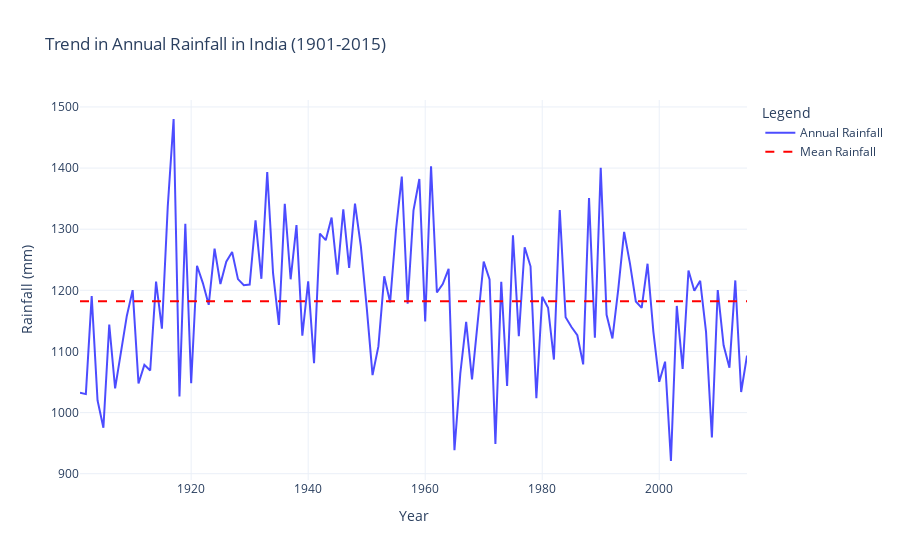
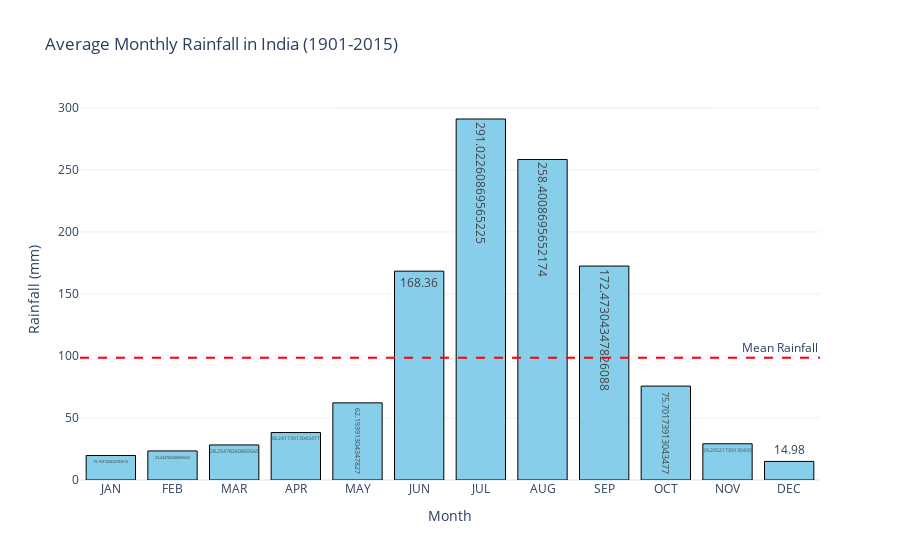
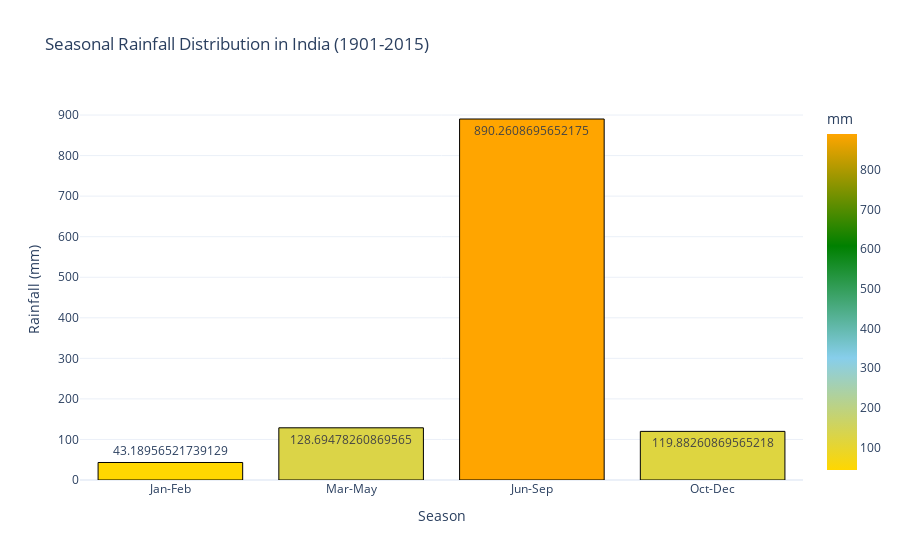

Notebook code cell kept with these figures, in order:
### Code cell
# analyze trends in annual rainfall over time
annual_rainfall = rainfall_data[['YEAR', 'ANNUAL']]

fig_annual = go.Figure()
fig_annual.add_trace(go.Scatter(
    x=annual_rainfall['YEAR'],
    y=annual_rainfall['ANNUAL'],
    mode='lines',
    name='Annual Rainfall',
    line=dict(color='blue', width=2),
    opacity=0.7
))
fig_annual.add_trace(go.Scatter(
    x=annual_rainfall['YEAR'],
    y=[annual_rainfall['ANNUAL'].mean()] * len(annual_rainfall),
    mode='lines',
    name='Mean Rainfall',
    line=dict(color='red', dash='dash')
))
fig_annual.update_layout(
    title='Trend in Annual Rainfall in India (1901-2015)',
    xaxis_title='Year',
    yaxis_title='Rainfall (mm)',
    template='plotly_white',
    legend=dict(title="Legend"),
    height=500
)
fig_annual.show()
print("The above graph shows significant year-to-year variability in India’s annual rainfall, with no apparent long-term upward or downward trend over the century. The red dashed line indicates the mean rainfall, around which the annual rainfall oscillates. Notable peaks and troughs highlight extreme rainfall events and dry years.")


# identify months with the highest and lowest rainfall on average
monthly_columns = ['JAN', 'FEB', 'MAR', 'APR', 'MAY', 'JUN', 'JUL', 'AUG', 'SEP', 'OCT', 'NOV', 'DEC']
monthly_avg = rainfall_data[monthly_columns].mean()

highest_rainfall_month = monthly_avg.idxmax()
lowest_rainfall_month = monthly_avg.idxmin()

fig_monthly = px.bar(
    x=monthly_avg.index,
    y=monthly_avg.values,
    labels={'x': 'Month', 'y': 'Rainfall (mm)'},
    title='Average Monthly Rainfall in India (1901-2015)',
    text=monthly_avg.values
)
fig_monthly.add_hline(
    y=monthly_avg.mean(),
    line_dash="dash",
    line_color="red",
    annotation_text="Mean Rainfall",
    annotation_position="top right"
)
fig_monthly.update_traces(marker_color='skyblue', marker_line_color='black', marker_line_width=1)
fig_monthly.update_layout(template='plotly_white', height=500)
fig_monthly.show()
print("This bar chart illustrates a highly uneven distribution of rainfall across months, with July and August receiving the highest average rainfall. The red   dashed line represents the mean monthly rainfall, showing that most months receive rainfall below the average, except during the monsoon months (June to September).")


# seasonal rainfall distribution
seasonal_columns = ['Jan-Feb', 'Mar-May', 'Jun-Sep', 'Oct-Dec']
seasonal_avg = rainfall_data[seasonal_columns].mean()

fig_seasonal = px.bar(
    x=seasonal_avg.index,
    y=seasonal_avg.values,
    labels={'x': 'Season', 'y': 'Rainfall (mm)'},
    title='Seasonal Rainfall Distribution in India (1901-2015)',
    text=seasonal_avg.values,
    color=seasonal_avg.values,
    color_continuous_scale=['gold', 'skyblue', 'green', 'orange']
)

fig_seasonal.update_traces(marker_line_color='black', marker_line_width=1)
fig_seasonal.update_layout(
    template='plotly_white',
    height=500,
    coloraxis_colorbar=dict(title='mm')
)
fig_seasonal.update_layout(template='plotly_white', height=500)
fig_seasonal.show()
print("The seasonal distribution highlights the dominance of the monsoon season (June to September), which contributes the bulk of annual rainfall (around 890 mm). In contrast, the other seasons (January-February, March-May, and October-December) contribute significantly less to the annual total,which emphasizes the critical role of the monsoon.")

### Figure 1 — Plotly figure (JSON) as saved in the notebook; plotly's stock layout.template omitted (floating-point values rounded to 4 significant figures)
{"data": [{"line": {"color": "blue", "width": 2}, "mode": "lines", "name": "Annual Rainfall", "opacity": 0.7, "type": "scatter", "x": [1901, 1902, 1903, 1904, 1905, 1906, 1907, 1908, 1909, 1910, 1911, 1912, 1913, 1914, 1915, 1916, 1917, 1918, 1919, 1920, 1921, 1922, 1923, 1924, 1925, 1926, 1927, 1928, 1929, 1930, 1931, 1932, 1933, 1934, 1935, 1936, 1937, 1938, 1939, 1940, 1941, 1942, 1943, 1944, 1945, 1946, 1947, 1948, 1949, 1950, 1951, 1952, 1953, 1954, 1955, 1956, 1957, 1958, 1959, 1960, 1961, 1962, 1963, 1964, 1965, 1966, 1967, 1968, 1969, 1970, 1971, 1972, 1973, 1974, 1975, 1976, 1977, 1978, 1979, 1980, 1981, 1982, 1983, 1984, 1985, 1986, 1987, 1988, 1989, 1990, 1991, 1992, 1993, 1994, 1995, 1996, 1997, 1998, 1999, 2000, 2001, 2002, 2003, 2004, 2005, 2006, 2007, 2008, 2009, 2010, 2011, 2012, 2013, 2014, 2015], "y": [1032.0, 1030.0, 1190.0, 1020.0, 975.3, 1144.0, 1040.0, 1097.0, 1158.0, 1200.0, 1048.0, 1078.0, 1069.0, 1214.0, 1137.0, 1337.0, 1480.0, 1026.0, 1309.0, 1048.0, 1240.0, 1212.0, 1176.0, 1268.0, 1210.0, 1247.0, 1263.0, 1218.0, 1208.0, 1209.0, 1315.0, 1219.0, 1394.0, 1228.0, 1143.0, 1342.0, 1218.0, 1307.0, 1126.0, 1215.0, 1081.0, 1293.0, 1282.0, 1319.0, 1226.0, 1333.0, 1237.0, 1342.0, 1272.0, 1172.0, 1061.0, 1108.0, 1223.0, 1180.0, 1298.0, 1386.0, 1178.0, 1331, 1382.0, 1149, 1403, 1196.0, 1210.0, 1235.0, 938.4, 1064, 1148.0, 1054.0, 1148.0, 1247, 1218, 948.5, 1214, 1044.0, 1290.0, 1125.0, 1270.0, 1239.0, 1023.0, 1190.0, 1172.0, 1087.0, 1332.0, 1156.0, 1140, 1127.0, 1079.0, 1351, 1122.0, 1401.0, 1160.0, 1121.0, 1202.0, 1296.0, 1244.0, 1182.0, 1171.0, 1244.0, 1132, 1050.0, 1083.0, 920.8, 1174.0, 1071.0, 1232.0, 1199.0, 1216.0, 1132.0, 959.3, 1200.0, 1110.0, 1074.0, 1216.0, 1034.0, 1093.0]}, {"line": {"color": "red", "dash": "dash"}, "mode": "lines", "name": "Mean Rainfall", "type": "scatter", "x": [1901, 1902, 1903, 1904, 1905, 1906, 1907, 1908, 1909, 1910, 1911, 1912, 1913, 1914, 1915, 1916, 1917, 1918, 1919, 1920, 1921, 1922, 1923, 1924, 1925, 1926, 1927, 1928, 1929, 1930, 1931, 1932, 1933, 1934, 1935, 1936, 1937, 1938, 1939, 1940, 1941, 1942, 1943, 1944, 1945, 1946, 1947, 1948, 1949, 1950, 1951, 1952, 1953, 1954, 1955, 1956, 1957, 1958, 1959, 1960, 1961, 1962, 1963, 1964, 1965, 1966, 1967, 1968, 1969, 1970, 1971, 1972, 1973, 1974, 1975, 1976, 1977, 1978, 1979, 1980, 1981, 1982, 1983, 1984, 1985, 1986, 1987, 1988, 1989, 1990, 1991, 1992, 1993, 1994, 1995, 1996, 1997, 1998, 1999, 2000, 2001, 2002, 2003, 2004, 2005, 2006, 2007, 2008, 2009, 2010, 2011, 2012, 2013, 2014, 2015], "y": [1182.0, 1182.0, 1182.0, 1182.0, 1182.0, 1182.0, 1182.0, 1182.0, 1182.0, 1182.0, 1182.0, 1182.0, 1182.0, 1182.0, 1182.0, 1182.0, 1182.0, 1182.0, 1182.0, 1182.0, 1182.0, 1182.0, 1182.0, 1182.0, 1182.0, 1182.0, 1182.0, 1182.0, 1182.0, 1182.0, 1182.0, 1182.0, 1182.0, 1182.0, 1182.0, 1182.0, 1182.0, 1182.0, 1182.0, 1182.0, 1182.0, 1182.0, 1182.0, 1182.0, 1182.0, 1182.0, 1182.0, 1182.0, 1182.0, 1182.0, 1182.0, 1182.0, 1182.0, 1182.0, 1182.0, 1182.0, 1182.0, 1182.0, 1182.0, 1182.0, 1182.0, 1182.0, 1182.0, 1182.0, 1182.0, 1182.0, 1182.0, 1182.0, 1182.0, 1182.0, 1182.0, 1182.0, 1182.0, 1182.0, 1182.0, 1182.0, 1182.0, 1182.0, 1182.0, 1182.0, 1182.0, 1182.0, 1182.0, 1182.0, 1182.0, 1182.0, 1182.0, 1182.0, 1182.0, 1182.0, 1182.0, 1182.0, 1182.0, 1182.0, 1182.0, 1182.0, 1182.0, 1182.0, 1182.0, 1182.0, 1182.0, 1182.0, 1182.0, 1182.0, 1182.0, 1182.0, 1182.0, 1182.0, 1182.0, 1182.0, 1182.0, 1182.0, 1182.0, 1182.0, 1182.0]}], "layout": {"autosize": true, "legend": {"title": {"text": "Legend"}}, "title": {"text": "Trend in Annual Rainfall in India (1901-2015)"}, "xaxis": {"autorange": true, "range": [1901, 2015], "title": {"text": "Year"}, "type": "linear"}, "yaxis": {"autorange": true, "range": [889.7, 1511.0], "title": {"text": "Rainfall (mm)"}, "type": "linear"}}}

### Figure 2 — Plotly figure (JSON) as saved in the notebook; plotly's stock layout.template omitted (floating-point values rounded to 4 significant figures)
{"data": [{"alignmentgroup": "True", "hovertemplate": "Month=%{x}<br>Rainfall (mm)=%{y}<br>text=%{text}<extra></extra>", "legendgroup": "", "marker": {"color": "skyblue", "line": {"color": "black", "width": 1}, "pattern": {"shape": ""}}, "name": "", "offsetgroup": "", "orientation": "v", "showlegend": false, "text": [19.76, 23.43, 28.25, 38.24, 62.19, 168.4, 291.0, 258.4, 172.5, 75.7, 29.21, 14.98], "textposition": "auto", "type": "bar", "x": ["JAN", "FEB", "MAR", "APR", "MAY", "JUN", "JUL", "AUG", "SEP", "OCT", "NOV", "DEC"], "xaxis": "x", "y": [19.76, 23.43, 28.25, 38.24, 62.19, 168.4, 291.0, 258.4, 172.5, 75.7, 29.21, 14.98], "yaxis": "y"}], "layout": {"annotations": [{"showarrow": false, "text": "Mean Rainfall", "x": 1, "xanchor": "right", "xref": "x domain", "y": 98.5, "yanchor": "bottom", "yref": "y"}], "autosize": true, "barmode": "relative", "legend": {"tracegroupgap": 0}, "shapes": [{"line": {"color": "red", "dash": "dash"}, "type": "line", "x0": 0, "x1": 1, "xref": "x domain", "y0": 98.5, "y1": 98.5, "yref": "y"}], "title": {"text": "Average Monthly Rainfall in India (1901-2015)"}, "xaxis": {"anchor": "y", "autorange": true, "domain": [0, 1], "range": [-0.5, 11.5], "title": {"text": "Month"}, "type": "category"}, "yaxis": {"anchor": "x", "autorange": true, "domain": [0, 1], "range": [0, 306.3], "title": {"text": "Rainfall (mm)"}, "type": "linear"}}}

### Figure 3 — Plotly figure (JSON) as saved in the notebook; plotly's stock layout.template omitted (floating-point values rounded to 4 significant figures)
{"data": [{"alignmentgroup": "True", "hovertemplate": "Season=%{x}<br>Rainfall (mm)=%{y}<br>text=%{text}<br>color=%{marker.color}<extra></extra>", "legendgroup": "", "marker": {"color": [43.19, 128.7, 890.3, 119.9], "coloraxis": "coloraxis", "line": {"color": "black", "width": 1}, "pattern": {"shape": ""}}, "name": "", "offsetgroup": "", "orientation": "v", "showlegend": false, "text": [43.19, 128.7, 890.3, 119.9], "textposition": "auto", "type": "bar", "x": ["Jan-Feb", "Mar-May", "Jun-Sep", "Oct-Dec"], "xaxis": "x", "y": [43.19, 128.7, 890.3, 119.9], "yaxis": "y"}], "layout": {"autosize": true, "barmode": "relative", "coloraxis": {"colorbar": {"title": {"text": "mm"}}, "colorscale": [[0, "gold"], [0.3333, "skyblue"], [0.6667, "green"], [1, "orange"]]}, "legend": {"tracegroupgap": 0}, "title": {"text": "Seasonal Rainfall Distribution in India (1901-2015)"}, "xaxis": {"anchor": "y", "autorange": true, "domain": [0, 1], "range": [-0.5, 3.5], "title": {"text": "Season"}, "type": "category"}, "yaxis": {"anchor": "x", "autorange": true, "domain": [0, 1], "range": [0, 937.1], "title": {"text": "Rainfall (mm)"}, "type": "linear"}}}
